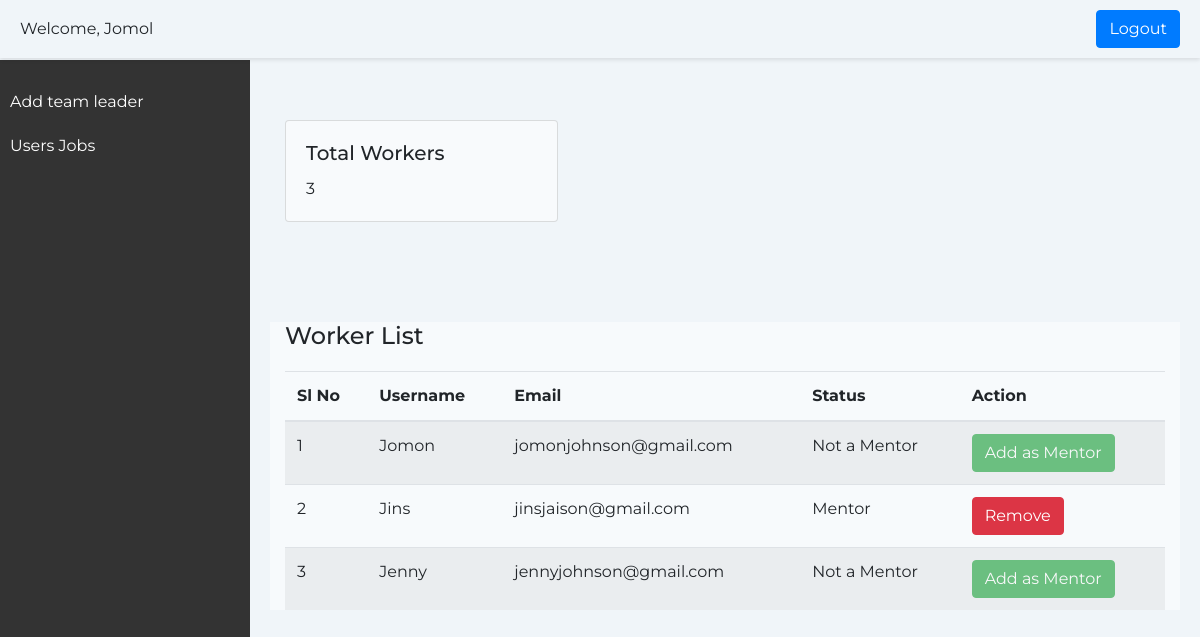
/dashmember (signed in), run on the app's committed database.
### home/models.py (models this page shows, shortened)
class CustomUser(AbstractUser):
    user_type = models.CharField(max_length=20) # Add any additional fields you need
    email=models.EmailField(unique=True)
    is_mentor = models.BooleanField(default=False)
    admin_id = models.CharField(max_length=10, blank=True, null=True)
    is_verified = models.BooleanField(default=False)
    panchayath_name = models.CharField(max_length=100, blank=True, null=True,default='')
    ward_number = models.CharField(max_length=10, blank=True, null=True,default='')
    has_edited_profile = models.BooleanField(default=False)

### home/views.py (the view)
# urls.py: path('dashmember',views.dashmember,name="dashmember"),
@never_cache
@login_required(login_url='login')
def dashmember(request):
    if 'username' in request.session:
        worker_users = CustomUser.objects.filter(user_type='worker')
        mentor_user = CustomUser.objects.filter(is_mentor=True, user_type='worker').first()
        context = {
            'worker_users': worker_users,
            'mentor_user': mentor_user
        }
        response = render(request,"dashmember.html",context)
        response['Cache-Control'] = 'no-store,must-revalidate'
        return response
    else:
        return redirect('login')

### templates/dashmember.html (shortened to what this page needs)
{% load static %}
<!DOCTYPE html>
                <html lang="en">
                <head>
                    <link href="https://maxcdn.bootstrapcdn.com/bootstrap/4.5.2/css/bootstrap.min.css" rel="stylesheet">
                </head>
                <body>
                    <div class="header">
                        <div class="user-profile">
                            <span>Welcome, {{user.username}}</span>
                        </div>
                        {% if user.is_authenticated %}
                        <a href={% url 'logout' %} class="btn btn-primary ml-lg-3">Logout</a>
                        {% else %}
                        <a href="login.html" class="btn btn-primary ml-lg-3">Login</a>
                        {% endif %}
                    </div>
                    <div class="sidebar">
                        <ul>
                            <li><a href="toggle_mentor_status">Add team leader</a></li>
                            <li><a href="member_view_users_jobs">Users Jobs </a></li>
                        </ul>
                    </div>
                    <div class="content">
                        <div class="container">
                            <div class="row">
                                <div class="col-md-4">
                                    <div class="card" style="background-color: rgba(255, 255, 255, 0.5);">
                                        <div class="card-body">
                                            <h5 class="card-title">Total Workers</h5>
                                            <p class="card-text">{{ worker_users.count }}</p>
                                        </div>
                                    </div>
                                </div>
                            </div>
                        </div>
                            <div class="container" style="background-color: rgba(255, 255, 255, 0.5);">
                                <div id="worker-list">
                                    <h2 class="page-title mt-4">Worker List</h2>
                                    <table class="table table-striped">
                                        <thead>
                                            <tr>
                                                <th>Sl No</th>
                                                <th>Username</th>
                                                <th>Email</th>
                                                <th>Status</th>
                                                <th>Action</th>
                                            </tr>
                                        </thead>
                                        <tbody>
                                            {% for user in worker_users %}
                                                <tr>
                                                    <td>{{ forloop.counter }}</td>
                                                    <td>{{ user.username }}</td>
                                                    <td>{{ user.email }}</td>
                                                    <td>
                                                        {% if user.is_mentor %}
                                                            Mentor
                                                        {% else %}
                                                            Not a Mentor
                                                        {% endif %}
                                                    </td>
                                                    <td>
                                                        <form method="post" action="{% url 'add_remove_mentor' user.id %}">
                                                            <button type="submit" class="btn {% if user.is_mentor %}btn-danger{% else %}btn-success{% endif %}"
                                                                    {% if mentor_user %}
                                                                        {% if user != mentor_user %}
                                                                            {% if not user.is_mentor %}
                                                                                disabled
                                                                            {% endif %}
                                                                        {% endif %}
                                                                    {% endif %}
                                                            >
                                                                {% if user.is_mentor %}
                                                                    Remove
                                                                {% else %}
                                                                    Add as Mentor
                                                                {% endif %}
                                                            </button>
                                                        </form>
                                                    </td>
                                                </tr>
                                            {% endfor %}
                                        </tbody>
                                    </table>
                                </div>
                            </div>
                </body>
                </html>

### data on the page
CustomUser: username "Jomol"
CustomUser: username "Jomon", email "jomonjohnson@gmail.com", is_mentor "Not a Mentor"
CustomUser: username "Jins", email "jinsjaison@gmail.com", is_mentor "Mentor"
CustomUser: username "Jenny", email "jennyjohnson@gmail.com", is_mentor "Not a Mentor"

### other printed values
{{ worker_users.count }} "3"
